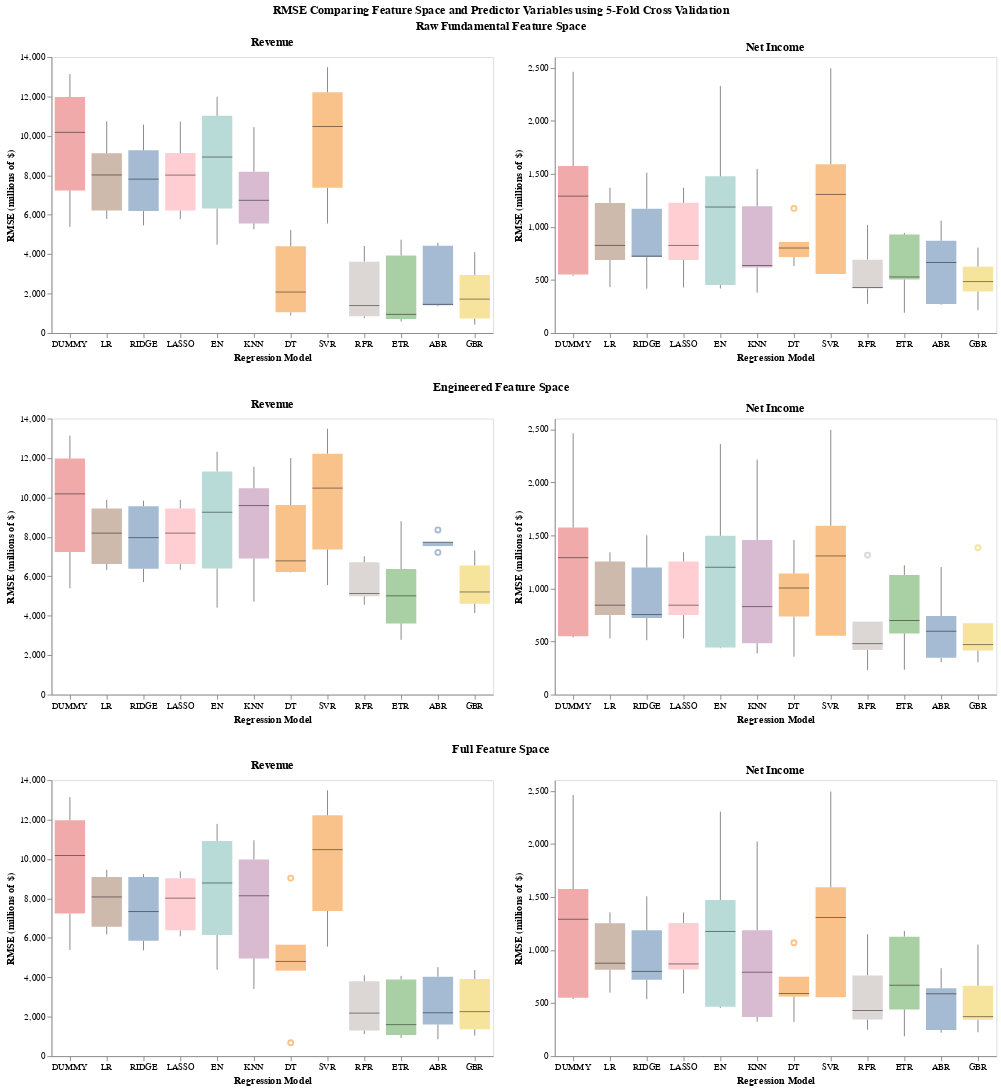

Notebook code for this chart:
### Code cell
(full_chart & full_chart2 & full_chart3).properties(
    title=alt.TitleParams('RMSE Comparing Feature Space and Predictor Variables using 5-Fold Cross Validation', anchor='middle'))

### Figure 1 — Vega-Lite specification as saved in the notebook (floating-point values rounded to 4 significant figures)
{"config": {"view": {"continuousWidth": 300, "continuousHeight": 300}}, "vconcat": [{"hconcat": [{"data": {"name": "data-c9482e47adfdf67981d8263fa73fbe55"}, "mark": {"type": "boxplot", "median": {"color": "black", "strokeWidth": 3}, "opacity": 0.5, "size": 33}, "encoding": {"color": {"field": "model", "legend": null, "type": "nominal"}, "x": {"axis": {"grid": false, "labelAngle": 0}, "field": "model", "sort": ["DUMMY", "LR", "RIDGE", "LASSO", "EN", "KNN", "DT", "SVR", "RFR", "ETR", "ABR", "GBR"], "title": "Regression Model", "type": "nominal"}, "y": {"axis": {"grid": false}, "field": "rmse", "title": "RMSE (millions of $)", "type": "quantitative"}}, "height": 300, "title": "Revenue", "width": 480}, {"data": {"name": "data-575ee64a3b34ca2c11b818c28236368a"}, "mark": {"type": "boxplot", "median": {"color": "black", "strokeWidth": 3}, "opacity": 0.5, "size": 33}, "encoding": {"color": {"field": "model", "legend": null, "type": "nominal"}, "x": {"axis": {"grid": false, "labelAngle": 0}, "field": "model", "sort": ["DUMMY", "LR", "RIDGE", "LASSO", "EN", "KNN", "DT", "SVR", "RFR", "ETR", "ABR", "GBR"], "title": "Regression Model", "type": "nominal"}, "y": {"axis": {"grid": false}, "field": "rmse", "title": "RMSE (millions of $)", "type": "quantitative"}}, "height": 300, "title": "Net Income", "width": 480}], "title": {"text": "Raw Fundamental Feature Space", "anchor": "middle"}}, {"hconcat": [{"data": {"name": "data-dad4070473af8e881f53508dc2814215"}, "mark": {"type": "boxplot", "median": {"color": "black", "strokeWidth": 3}, "opacity": 0.5, "size": 33}, "encoding": {"color": {"field": "model", "legend": null, "type": "nominal"}, "x": {"axis": {"grid": false, "labelAngle": 0}, "field": "model", "sort": ["DUMMY", "LR", "RIDGE", "LASSO", "EN", "KNN", "DT", "SVR", "RFR", "ETR", "ABR", "GBR"], "title": "Regression Model", "type": "nominal"}, "y": {"axis": {"grid": false}, "field": "rmse", "title": "RMSE (millions of $)", "type": "quantitative"}}, "height": 300, "title": "Revenue", "width": 480}, {"data": {"name": "data-ed3986dfe396b7ce40abc7b9c009ce89"}, "mark": {"type": "boxplot", "median": {"color": "black", "strokeWidth": 3}, "opacity": 0.5, "size": 33}, "encoding": {"color": {"field": "model", "legend": null, "type": "nominal"}, "x": {"axis": {"grid": false, "labelAngle": 0}, "field": "model", "sort": ["DUMMY", "LR", "RIDGE", "LASSO", "EN", "KNN", "DT", "SVR", "RFR", "ETR", "ABR", "GBR"], "title": "Regression Model", "type": "nominal"}, "y": {"axis": {"grid": false}, "field": "rmse", "title": "RMSE (millions of $)", "type": "quantitative"}}, "height": 300, "title": "Net Income", "width": 480}], "title": {"text": "Engineered Feature Space", "anchor": "middle"}}, {"hconcat": [{"data": {"name": "data-40e3bb4b8e9a66edb3dcf732a896a8b6"}, "mark": {"type": "boxplot", "median": {"color": "black", "strokeWidth": 3}, "opacity": 0.5, "size": 33}, "encoding": {"color": {"field": "model", "legend": null, "type": "nominal"}, "x": {"axis": {"grid": false, "labelAngle": 0}, "field": "model", "sort": ["DUMMY", "LR", "RIDGE", "LASSO", "EN", "KNN", "DT", "SVR", "RFR", "ETR", "ABR", "GBR"], "title": "Regression Model", "type": "nominal"}, "y": {"axis": {"grid": false}, "field": "rmse", "title": "RMSE (millions of $)", "type": "quantitative"}}, "height": 300, "title": "Revenue", "width": 480}, {"data": {"name": "data-74ff62e11ebdfd9f7657ae9916b0ca01"}, "mark": {"type": "boxplot", "median": {"color": "black", "strokeWidth": 3}, "opacity": 0.5, "size": 33}, "encoding": {"color": {"field": "model", "legend": null, "type": "nominal"}, "x": {"axis": {"grid": false, "labelAngle": 0}, "field": "model", "sort": ["DUMMY", "LR", "RIDGE", "LASSO", "EN", "KNN", "DT", "SVR", "RFR", "ETR", "ABR", "GBR"], "title": "Regression Model", "type": "nominal"}, "y": {"axis": {"grid": false}, "field": "rmse", "title": "RMSE (millions of $)", "type": "quantitative"}}, "height": 300, "title": "Net Income", "width": 480}], "title": {"text": "Full Feature Space", "anchor": "middle"}}], "title": {"text": "RMSE Comparing Feature Space and Predictor Variables using 5-Fold Cross Validation", "anchor": "middle"}, "$schema": "https://vega.github.io/schema/vega-lite/v5.20.1.json", "datasets": {"data-c9482e47adfdf67981d8263fa73fbe55": [{"model": "DUMMY", "rmse": 10180.0}, {"model": "DUMMY", "rmse": 13140.0}, {"model": "DUMMY", "rmse": 5387.0}, {"model": "DUMMY", "rmse": 11970.0}, {"model": "DUMMY", "rmse": 7235.0}, {"model": "LR", "rmse": 8018.0}, {"model": "LR", "rmse": 10740.0}, {"model": "LR", "rmse": 5788.0}, {"model": "LR", "rmse": 9124.0}, {"model": "LR", "rmse": 6217.0}, {"model": "RIDGE", "rmse": 7807.0}, {"model": "RIDGE", "rmse": 10580.0}, {"model": "RIDGE", "rmse": 5465.0}, {"model": "RIDGE", "rmse": 9266.0}, {"model": "RIDGE", "rmse": 6192.0}, {"model": "LASSO", "rmse": 8012.0}, {"model": "LASSO", "rmse": 10730.0}, {"model": "LASSO", "rmse": 5776.0}, {"model": "LASSO", "rmse": 9126.0}, {"model": "LASSO", "rmse": 6217.0}, {"model": "EN", "rmse": 8928.0}, {"model": "EN", "rmse": 11990.0}, {"model": "EN", "rmse": 4483.0}, {"model": "EN", "rmse": 11020.0}, {"model": "EN", "rmse": 6312.0}, {"model": "KNN", "rmse": 6734.0}, {"model": "KNN", "rmse": 10450.0}, {"model": "KNN", "rmse": 5560.0}, {"model": "KNN", "rmse": 8180.0}, {"model": "KNN", "rmse": 5270.0}, {"model": "DT", "rmse": 2079.0}, {"model": "DT", "rmse": 5222.0}, {"model": "DT", "rmse": 1049.0}, {"model": "DT", "rmse": 4403.0}, {"model": "DT", "rmse": 881.9}, {"model": "SVR", "rmse": 10470.0}, {"model": "SVR", "rmse": 13480.0}, {"model": "SVR", "rmse": 5556.0}, {"model": "SVR", "rmse": 12210.0}, {"model": "SVR", "rmse": 7364.0}, {"model": "RFR", "rmse": 1393.0}, {"model": "RFR", "rmse": 4413.0}, {"model": "RFR", "rmse": 757.6}, {"model": "RFR", "rmse": 3621.0}, {"model": "RFR", "rmse": 850.1}, {"model": "ETR", "rmse": 948.7}, {"model": "ETR", "rmse": 4732.0}, {"model": "ETR", "rmse": 582.3}, {"model": "ETR", "rmse": 3939.0}, {"model": "ETR", "rmse": 715.9}, {"model": "ABR", "rmse": 1362.0}, {"model": "ABR", "rmse": 4426.0}, {"model": "ABR", "rmse": 1457.0}, {"model": "ABR", "rmse": 4582.0}, {"model": "ABR", "rmse": 1407.0}, {"model": "GBR", "rmse": 1721.0}, {"model": "GBR", "rmse": 4104.0}, {"model": "GBR", "rmse": 430.1}, {"model": "GBR", "rmse": 2946.0}, {"model": "GBR", "rmse": 732.5}], "data-575ee64a3b34ca2c11b818c28236368a": [{"model": "DUMMY", "rmse": 1574.0}, {"model": "DUMMY", "rmse": 2461.0}, {"model": "DUMMY", "rmse": 538.8}, {"model": "DUMMY", "rmse": 1290.0}, {"model": "DUMMY", "rmse": 550.8}, {"model": "LR", "rmse": 1226.0}, {"model": "LR", "rmse": 1369.0}, {"model": "LR", "rmse": 826.0}, {"model": "LR", "rmse": 688.0}, {"model": "LR", "rmse": 431.5}, {"model": "RIDGE", "rmse": 1171.0}, {"model": "RIDGE", "rmse": 1510.0}, {"model": "RIDGE", "rmse": 724.5}, {"model": "RIDGE", "rmse": 715.9}, {"model": "RIDGE", "rmse": 417.5}, {"model": "LASSO", "rmse": 1226.0}, {"model": "LASSO", "rmse": 1369.0}, {"model": "LASSO", "rmse": 825.5}, {"model": "LASSO", "rmse": 688.5}, {"model": "LASSO", "rmse": 429.4}, {"model": "EN", "rmse": 1476.0}, {"model": "EN", "rmse": 2327.0}, {"model": "EN", "rmse": 419.9}, {"model": "EN", "rmse": 1187.0}, {"model": "EN", "rmse": 453.2}, {"model": "KNN", "rmse": 1194.0}, {"model": "KNN", "rmse": 1546.0}, {"model": "KNN", "rmse": 617.3}, {"model": "KNN", "rmse": 636.7}, {"model": "KNN", "rmse": 381.2}, {"model": "DT", "rmse": 801.0}, {"model": "DT", "rmse": 1175.0}, {"model": "DT", "rmse": 858.0}, {"model": "DT", "rmse": 715.4}, {"model": "DT", "rmse": 630.4}, {"model": "SVR", "rmse": 1591.0}, {"model": "SVR", "rmse": 2494.0}, {"model": "SVR", "rmse": 555.0}, {"model": "SVR", "rmse": 1306.0}, {"model": "SVR", "rmse": 555.4}, {"model": "RFR", "rmse": 690.6}, {"model": "RFR", "rmse": 1019.0}, {"model": "RFR", "rmse": 429.0}, {"model": "RFR", "rmse": 421.1}, {"model": "RFR", "rmse": 275.1}, {"model": "ETR", "rmse": 943.3}, {"model": "ETR", "rmse": 927.1}, {"model": "ETR", "rmse": 504.2}, {"model": "ETR", "rmse": 528.4}, {"model": "ETR", "rmse": 191.0}, {"model": "ABR", "rmse": 664.0}, {"model": "ABR", "rmse": 1059.0}, {"model": "ABR", "rmse": 265.2}, {"model": "ABR", "rmse": 868.8}, {"model": "ABR", "rmse": 272.5}, {"model": "GBR", "rmse": 625.1}, {"model": "GBR", "rmse": 805.2}, {"model": "GBR", "rmse": 391.6}, {"model": "GBR", "rmse": 484.5}, {"model": "GBR", "rmse": 215.5}], "data-dad4070473af8e881f53508dc2814215": [{"model": "DUMMY", "rmse": 10180.0}, {"model": "DUMMY", "rmse": 13140.0}, {"model": "DUMMY", "rmse": 5387.0}, {"model": "DUMMY", "rmse": 11970.0}, {"model": "DUMMY", "rmse": 7235.0}, {"model": "LR", "rmse": 8192.0}, {"model": "LR", "rmse": 9881.0}, {"model": "LR", "rmse": 6326.0}, {"model": "LR", "rmse": 9442.0}, {"model": "LR", "rmse": 6629.0}, {"model": "RIDGE", "rmse": 7961.0}, {"model": "RIDGE", "rmse": 9840.0}, {"model": "RIDGE", "rmse": 5708.0}, {"model": "RIDGE", "rmse": 9556.0}, {"model": "RIDGE", "rmse": 6379.0}, {"model": "LASSO", "rmse": 8191.0}, {"model": "LASSO", "rmse": 9881.0}, {"model": "LASSO", "rmse": 6326.0}, {"model": "LASSO", "rmse": 9442.0}, {"model": "LASSO", "rmse": 6629.0}, {"model": "EN", "rmse": 9251.0}, {"model": "EN", "rmse": 12320.0}, {"model": "EN", "rmse": 4412.0}, {"model": "EN", "rmse": 11320.0}, {"model": "EN", "rmse": 6391.0}, {"model": "KNN", "rmse": 9586.0}, {"model": "KNN", "rmse": 11560.0}, {"model": "KNN", "rmse": 4718.0}, {"model": "KNN", "rmse": 10470.0}, {"model": "KNN", "rmse": 6902.0}, {"model": "DT", "rmse": 6191.0}, {"model": "DT", "rmse": 12000.0}, {"model": "DT", "rmse": 6783.0}, {"model": "DT", "rmse": 9616.0}, {"model": "DT", "rmse": 6214.0}, {"model": "SVR", "rmse": 10470.0}, {"model": "SVR", "rmse": 13480.0}, {"model": "SVR", "rmse": 5556.0}, {"model": "SVR", "rmse": 12210.0}, {"model": "SVR", "rmse": 7364.0}, {"model": "RFR", "rmse": 5132.0}, {"model": "RFR", "rmse": 6712.0}, {"model": "RFR", "rmse": 4988.0}, {"model": "RFR", "rmse": 7015.0}, {"model": "RFR", "rmse": 4557.0}, {"model": "ETR", "rmse": 5009.0}, {"model": "ETR", "rmse": 8794.0}, {"model": "ETR", "rmse": 3612.0}, {"model": "ETR", "rmse": 6371.0}, {"model": "ETR", "rmse": 2777.0}, {"model": "ABR", "rmse": 8352.0}, {"model": "ABR", "rmse": 7212.0}, {"model": "ABR", "rmse": 7533.0}, {"model": "ABR", "rmse": 7736.0}, {"model": "ABR", "rmse": 7731.0}, {"model": "GBR", "rmse": 5206.0}, {"model": "GBR", "rmse": 7312.0}, {"model": "GBR", "rmse": 4614.0}, {"model": "GBR", "rmse": 6543.0}, {"model": "GBR", "rmse": 4135.0}], "data-ed3986dfe396b7ce40abc7b9c009ce89": [{"model": "DUMMY", "rmse": 1574.0}, {"model": "DUMMY", "rmse": 2461.0}, {"model": "DUMMY", "rmse": 538.8}, {"model": "DUMMY", "rmse": 1290.0}, {"model": "DUMMY", "rmse": 550.8}, {"model": "LR", "rmse": 1253.0}, {"model": "LR", "rmse": 1341.0}, {"model": "LR", "rmse": 842.5}, {"model": "LR", "rmse": 749.1}, {"model": "LR", "rmse": 528.5}, {"model": "RIDGE", "rmse": 1197.0}, {"model": "RIDGE", "rmse": 1501.0}, {"model": "RIDGE", "rmse": 721.5}, {"model": "RIDGE", "rmse": 753.8}, {"model": "RIDGE", "rmse": 512.2}, {"model": "LASSO", "rmse": 1253.0}, {"model": "LASSO", "rmse": 1341.0}, {"model": "LASSO", "rmse": 842.5}, {"model": "LASSO", "rmse": 748.8}, {"model": "LASSO", "rmse": 528.5}, {"model": "EN", "rmse": 1496.0}, {"model": "EN", "rmse": 2361.0}, {"model": "EN", "rmse": 437.5}, {"model": "EN", "rmse": 1200.0}, {"model": "EN", "rmse": 443.9}, {"model": "KNN", "rmse": 1457.0}, {"model": "KNN", "rmse": 2213.0}, {"model": "KNN", "rmse": 388.0}, {"model": "KNN", "rmse": 828.5}, {"model": "KNN", "rmse": 484.4}, {"model": "DT", "rmse": 734.8}, {"model": "DT", "rmse": 1141.0}, {"model": "DT", "rmse": 1457.0}, {"model": "DT", "rmse": 1004.0}, {"model": "DT", "rmse": 356.9}, {"model": "SVR", "rmse": 1591.0}, {"model": "SVR", "rmse": 2494.0}, {"model": "SVR", "rmse": 555.0}, {"model": "SVR", "rmse": 1306.0}, {"model": "SVR", "rmse": 555.4}, {"model": "RFR", "rmse": 687.9}, {"model": "RFR", "rmse": 1314.0}, {"model": "RFR", "rmse": 480.1}, {"model": "RFR", "rmse": 420.9}, {"model": "RFR", "rmse": 231.3}, {"model": "ETR", "rmse": 1218.0}, {"model": "ETR", "rmse": 1127.0}, {"model": "ETR", "rmse": 698.1}, {"model": "ETR", "rmse": 575.9}, {"model": "ETR", "rmse": 234.1}, {"model": "ABR", "rmse": 739.8}, {"model": "ABR", "rmse": 1202.0}, {"model": "ABR", "rmse": 304.4}, {"model": "ABR", "rmse": 596.9}, {"model": "ABR", "rmse": 346.2}, {"model": "GBR", "rmse": 672.4}, {"model": "GBR", "rmse": 1384.0}, {"model": "GBR", "rmse": 414.8}, {"model": "GBR", "rmse": 470.9}, {"model": "GBR", "rmse": 303.5}], "data-40e3bb4b8e9a66edb3dcf732a896a8b6": [{"model": "DUMMY", "rmse": 10180.0}, {"model": "DUMMY", "rmse": 13140.0}, {"model": "DUMMY", "rmse": 5387.0}, {"model": "DUMMY", "rmse": 11970.0}, {"model": "DUMMY", "rmse": 7235.0}, {"model": "LR", "rmse": 8076.0}, {"model": "LR", "rmse": 9455.0}, {"model": "LR", "rmse": 6174.0}, {"model": "LR", "rmse": 9091.0}, {"model": "LR", "rmse": 6560.0}, {"model": "RIDGE", "rmse": 7334.0}, {"model": "RIDGE", "rmse": 9236.0}, {"model": "RIDGE", "rmse": 5371.0}, {"model": "RIDGE", "rmse": 9086.0}, {"model": "RIDGE", "rmse": 5849.0}, {"model": "LASSO", "rmse": 8016.0}, {"model": "LASSO", "rmse": 9370.0}, {"model": "LASSO", "rmse": 6079.0}, {"model": "LASSO", "rmse": 9030.0}, {"model": "LASSO", "rmse": 6388.0}, {"model": "EN", "rmse": 8784.0}, {"model": "EN", "rmse": 11780.0}, {"model": "EN", "rmse": 4381.0}, {"model": "EN", "rmse": 10920.0}, {"model": "EN", "rmse": 6146.0}, {"model": "KNN", "rmse": 8135.0}, {"model": "KNN", "rmse": 10950.0}, {"model": "KNN", "rmse": 3407.0}, {"model": "KNN", "rmse": 9978.0}, {"model": "KNN", "rmse": 4959.0}, {"model": "DT", "rmse": 9031.0}, {"model": "DT", "rmse": 5656.0}, {"model": "DT", "rmse": 679.4}, {"model": "DT", "rmse": 4337.0}, {"model": "DT", "rmse": 4807.0}, {"model": "SVR", "rmse": 10470.0}, {"model": "SVR", "rmse": 13480.0}, {"model": "SVR", "rmse": 5556.0}, {"model": "SVR", "rmse": 12210.0}, {"model": "SVR", "rmse": 7364.0}, {"model": "RFR", "rmse": 2185.0}, {"model": "RFR", "rmse": 4102.0}, {"model": "RFR", "rmse": 1306.0}, {"model": "RFR", "rmse": 3795.0}, {"model": "RFR", "rmse": 1120.0}, {"model": "ETR", "rmse": 1597.0}, {"model": "ETR", "rmse": 3893.0}, {"model": "ETR", "rmse": 1077.0}, {"model": "ETR", "rmse": 4072.0}, {"model": "ETR", "rmse": 922.9}, {"model": "ABR", "rmse": 1601.0}, {"model": "ABR", "rmse": 4033.0}, {"model": "ABR", "rmse": 2201.0}, {"model": "ABR", "rmse": 4517.0}, {"model": "ABR", "rmse": 858.7}, {"model": "GBR", "rmse": 2257.0}, {"model": "GBR", "rmse": 4372.0}, {"model": "GBR", "rmse": 1362.0}, {"model": "GBR", "rmse": 3913.0}, {"model": "GBR", "rmse": 1039.0}], "data-74ff62e11ebdfd9f7657ae9916b0ca01": [{"model": "DUMMY", "rmse": 1574.0}, {"model": "DUMMY", "rmse": 2461.0}, {"model": "DUMMY", "rmse": 538.8}, {"model": "DUMMY", "rmse": 1290.0}, {"model": "DUMMY", "rmse": 550.8}, {"model": "LR", "rmse": 1252.0}, {"model": "LR", "rmse": 1355.0}, {"model": "LR", "rmse": 875.8}, {"model": "LR", "rmse": 813.9}, {"model": "LR", "rmse": 598.4}, {"model": "RIDGE", "rmse": 1185.0}, {"model": "RIDGE", "rmse": 1505.0}, {"model": "RIDGE", "rmse": 720.0}, {"model": "RIDGE", "rmse": 798.6}, {"model": "RIDGE", "rmse": 536.9}, {"model": "LASSO", "rmse": 1254.0}, {"model": "LASSO", "rmse": 1354.0}, {"model": "LASSO", "rmse": 868.8}, {"model": "LASSO", "rmse": 815.6}, {"model": "LASSO", "rmse": 592.1}, {"model": "EN", "rmse": 1471.0}, {"model": "EN", "rmse": 2304.0}, {"model": "EN", "rmse": 454.7}, {"model": "EN", "rmse": 1175.0}, {"model": "EN", "rmse": 466.2}, {"model": "KNN", "rmse": 1186.0}, {"model": "KNN", "rmse": 2022.0}, {"model": "KNN", "rmse": 324.7}, {"model": "KNN", "rmse": 791.0}, {"model": "KNN", "rmse": 369.3}, {"model": "DT", "rmse": 748.2}, {"model": "DT", "rmse": 1068.0}, {"model": "DT", "rmse": 322.9}, {"model": "DT", "rmse": 590.4}, {"model": "DT", "rmse": 561.2}, {"model": "SVR", "rmse": 1591.0}, {"model": "SVR", "rmse": 2494.0}, {"model": "SVR", "rmse": 555.0}, {"model": "SVR", "rmse": 1306.0}, {"model": "SVR", "rmse": 555.4}, {"model": "RFR", "rmse": 760.8}, {"model": "RFR", "rmse": 1149.0}, {"model": "RFR", "rmse": 430.4}, {"model": "RFR", "rmse": 344.4}, {"model": "RFR", "rmse": 248.4}, {"model": "ETR", "rmse": 1179.0}, {"model": "ETR", "rmse": 1126.0}, {"model": "ETR", "rmse": 668.3}, {"model": "ETR", "rmse": 440.4}, {"model": "ETR", "rmse": 186.9}, {"model": "ABR", "rmse": 639.0}, {"model": "ABR", "rmse": 828.6}, {"model": "ABR", "rmse": 220.8}, {"model": "ABR", "rmse": 587.4}, {"model": "ABR", "rmse": 246.7}, {"model": "GBR", "rmse": 662.7}, {"model": "GBR", "rmse": 1051.0}, {"model": "GBR", "rmse": 372.1}, {"model": "GBR", "rmse": 343.8}, {"model": "GBR", "rmse": 224.8}]}}
